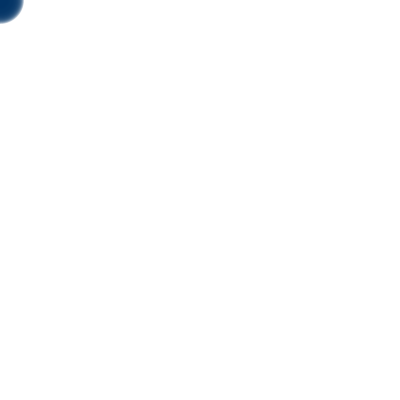
Frame 1 (no input)
Frame 60 (the mouse pressed at the canvas centre just before this capture): identical to frame 1, image omitted
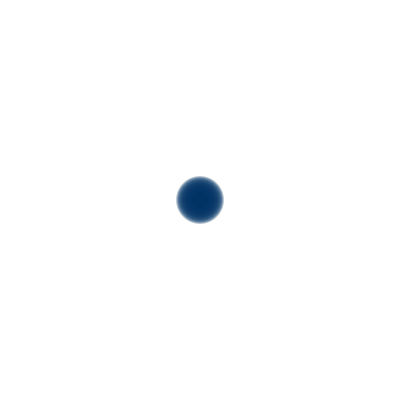
Frame 120 (the mouse held since frame 60 and released just before this capture)

The Processing sketch that drew these frames (run headless with seeded random() and noise(); from frame 60 on, the mouse is pressed at the canvas centre):

// Processing sketch: processing_56660
// ── processing_56660.pde

  int[] xpos = new int[50]; 
int[] ypos = new int[50];

void setup() {
  size (400,400);
   xpos[0]=0;
  ypos[0]=0;


}
void draw()
{
  background(255);
 
   for (int i=0; i<xpos.length-1; i++)
 {
   
 xpos[i]=xpos[i+1];
 ypos[i]=ypos[i+1];
 xpos[xpos.length-1]=mouseX;
 ypos[ypos.length-1]=mouseY;
 }
 for (int i=0; i<xpos.length-1; i++){
   fill(0, 50, 100, i);
   noStroke();
   smooth();
ellipse(xpos[i],ypos[i], i,i);
 }
}
